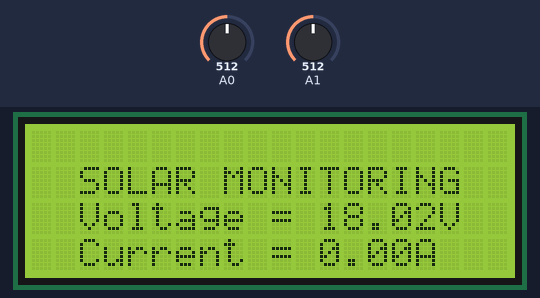
Recording of a sketch running on a simulated Arduino Uno, built with avr-gcc and run on an emulated ATmega328P. On the bench: 20×4 character LCD. The inputs (shaded band) are chosen by the test bench; at power-on: A0 = 512, A1 = 512.

Above: at 1.2 s.
1.3 s: A0 set to 495
At 2.8 s:
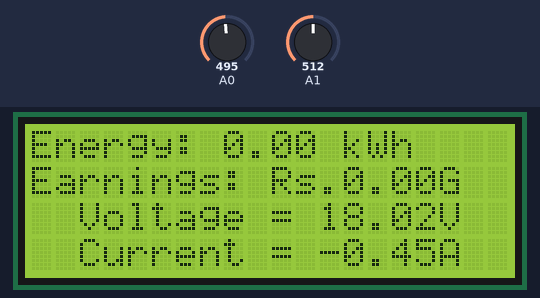
7.3 s: A1 set to 299
At 8.7 s:
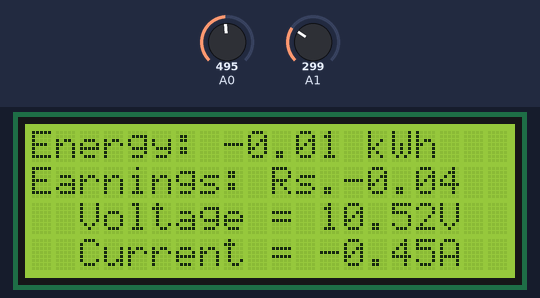
11.6 s: A1 set to 277
At 12.7 s:
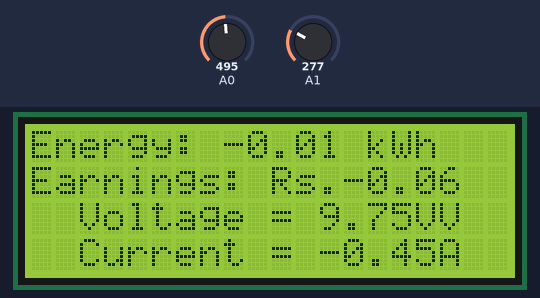
17.6 s: A0 set to 716
At 18.6 s:
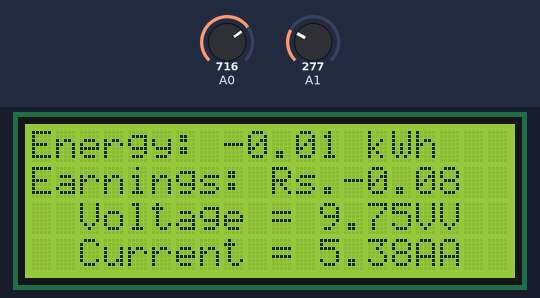
23.6 s: A1 set to 306
At 24.5 s:
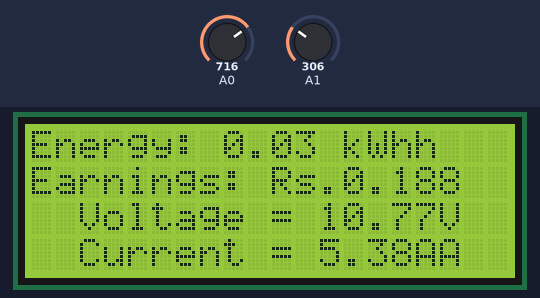
29.6 s: A0 set to 882
At 31.6 s:
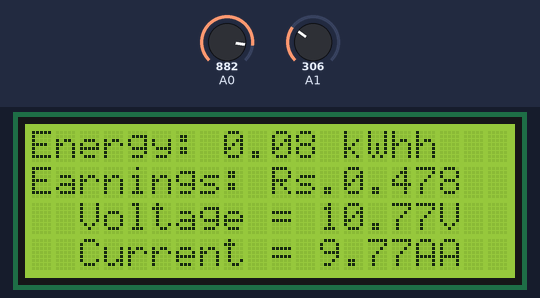
33.7 s: A0 set to 906
Timing chart, 0 to 36.7 s (numbered marks = the images above; inputs shaded):
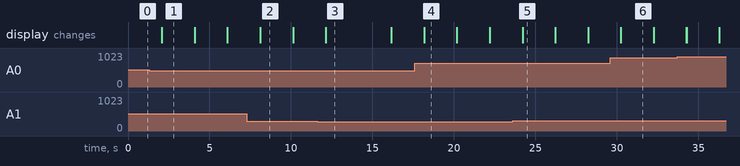

The sketch:

Solar_Monitoring_Code.ino
```cpp
// include the library code:
#include <LiquidCrystal.h> //library for LCD

// initialize the library with the numbers of the interface pins
LiquidCrystal lcd(13, 12, 11, 10, 9, 8);

//Measuring Current Using ACS712
int sensitivity = 185; // use 100 for 20A Module and 66 for 30A Module
int adcvalue= 33;
int offsetvoltage = 2500;  //Sensor Callibration
double Voltage = 0; //voltage measuring
double ecurrent = 0;// Current measuring
float dailyEnergy = 0.0;
float dailyEarnings = 0.0;

void setup()
{
  lcd.begin(20, 4); // set up the LCD's number of columns and rows:
  lcd.setCursor(0,0);
  lcd.print("      ");
  lcd.setCursor(0,1);
  lcd.print("  SOLAR MONITORING             ");
}

void loop()
{
  // Measure The Votage ***********************************
  // read the input on analog pin A1:
  int sensorValue = analogRead(A1);
  // Convert the analog reading (which goes from 0 - 1023) to a voltage (0 - 5V):
  float vol = (sensorValue * 6.0) / 1023.0;

  float voltage = vol * 6;
  lcd.setCursor(0,2);
  lcd.print("  Voltage = ");
  lcd.print(voltage);
  lcd.print("V");

  // Measure The Current ***********************************
  adcvalue = analogRead(A0);//reading the value from the analog pin A0
  Voltage = (adcvalue / 1024.0) * 5000; // Gets you mV
  ecurrent = ((Voltage - offsetvoltage) / sensitivity);
  lcd.setCursor(0,3);
  lcd.print("  Current = ");
  lcd.print(ecurrent);
  lcd.print("A"); //unit for the current to be measured
  delay(2000);
   float power = voltage * ecurrent;
  float energy = power * (1.0 / 3600.0); // Convert to kWh

  // Add energy to daily total
  dailyEnergy += energy;

  // Calculate earnings
  dailyEarnings = dailyEnergy * 6.0;

  // Display on LCD
  lcd.setCursor(0, 0);
  lcd.print("Energy: ");
  lcd.print(dailyEnergy, 2);
  lcd.print(" kWh");

  lcd.setCursor(0, 1);
  lcd.print("Earnings: Rs.");
  lcd.print(dailyEarnings, 2);

  // Print to Serial Monitor
  Serial.print("Energy: ");
  Serial.print(dailyEnergy, 2);
  Serial.println(" kWh");
  Serial.print("Earnings: Rs.");
  Serial.println(dailyEarnings, 2);
}
```

Measured:
- the behaviour switches between 512 and 511 on A0 (found by bisection; images 0 and 1)
- the behaviour switches between 285 and 284 on A1 (found by bisection; images 2 and 3)
- after the input at 1.3 s, the display: first differs from a run without the input after 0.79 s (image 1)
- after the input at 11.6 s, the display: first differs from a run without the input after 0.55 s (image 3)
- after the input at 17.6 s, the display: first differs from a run without the input after 0.58 s (image 4)
- after the input at 23.6 s, the display: first differs from a run without the input after 0.62 s (image 5)
- what the display in image 1 shows lasts 2.0 s, from 2.1 s to 4.1 s
